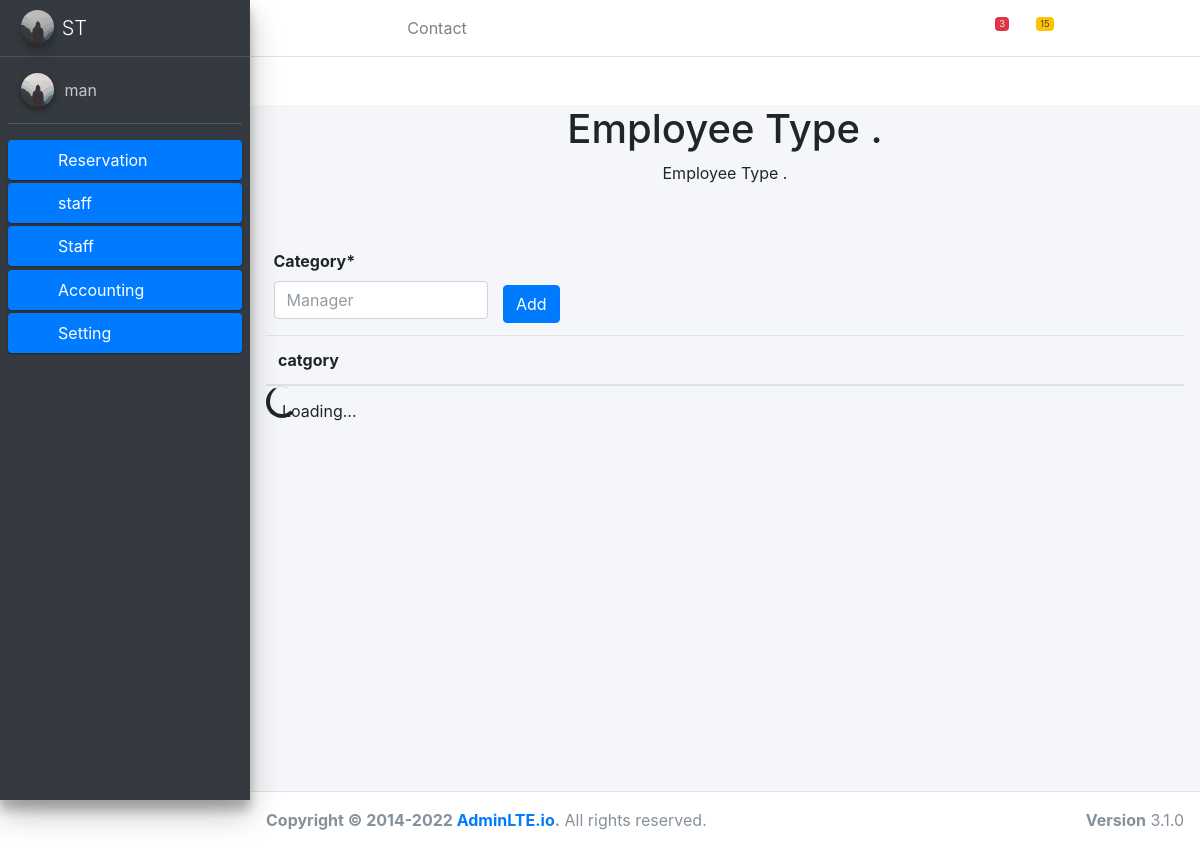
The app's page /employee/empType/ (signed in) with its own data.
### users/models.py (models this page shows, shortened)
class MyUser(AbstractBaseUser, PermissionsMixin):
    email = models.EmailField(_('email address'), unique=True)
    username = models.CharField(_('username'), max_length=250, unique=True)
    first_name = models.CharField(_('first name'), max_length=50, blank=True)
    last_name = models.CharField(_('last name'), max_length=50, blank=True)
    date_joined = models.DateTimeField(_('date joined'), auto_now_add=True)
    is_active = models.BooleanField(_('active'), default=True)
    is_staff = models.BooleanField(default=False)
    is_superuser = models.BooleanField(default=False)
    avatar = models.ImageField(upload_to='avatars/', null=True, blank=True)
    is_MANAGER= models.BooleanField(default=False)
    is_RESERVATION= models.BooleanField(default=False)
    is_ACCOUNTANT= models.BooleanField(default=False)
    is_CUSTOMER= models.BooleanField(default=False)
    objects = UserManager()
    company    = models.ForeignKey(Company, blank=True, null=True, on_delete=models.SET_NULL)
    sub_customer   = models.ForeignKey(Customer, null=True,blank=True, on_delete=models.SET_NULL, related_name='sub_customer')
    USERNAME_FIELD = 'username'
    REQUIRED_FIELDS = ['email']
    class Meta:
        verbose_name = _('user')
        verbose_name_plural = _('users')

class Profile(models.Model):
    user  = models.OneToOneField(settings.AUTH_USER_MODEL, on_delete=models.SET_NULL , null=True, blank=True)
    image = models.ImageField(default='default.jpg', upload_to='profile_pics')
    phoneNumber = models.CharField(max_length = 25, unique = True, blank= True, null= True)
    create_at = models.DateTimeField(auto_now_add=True)
    update_at = models.DateTimeField(auto_now=True)

### company/models.py (models this page shows)
class Company(models.Model):
    name = models.CharField(_('name'), max_length=500)
    logo = models.ImageField(default='default.jpg', upload_to='Company_pics', blank=True, null=True)
    address = models.CharField(max_length=500, blank=True, null=True)
    phoneNumber1 = models.CharField( max_length = 25,  blank=True, null=True)
    phoneNumber2 = models.CharField( max_length = 25,  blank=True, null=True)
    phoneNumber3 = models.CharField( max_length = 25,  blank=True, null=True)
    phoneNumber4 = models.CharField( max_length = 25,  blank=True, null=True)
    tradeRecord = models.CharField(max_length=500, blank=True, null=True)
    email       = models.EmailField( blank=True, null=True)
    webSite     =  models.URLField(max_length = 200, blank=True, null=True)
    create_at = models.DateTimeField(auto_now_add=True)
    update_at = models.DateTimeField(auto_now=True)
    class Meta:
        verbose_name = 'شركة '
        verbose_name_plural = 'الشركات'
    def __str__(self):
        return f'{self.name}'
        img = Image.open(self.logo.path)
        if img.height > 300 or img.width > 300:
            output_size = (300, 300)
            img.thumbnail(output_size)
            img.save(self.logo.path)

### employee/views.py (the view, shortened to what this page needs)
# urls.py: path('empType/', indexType,  name='employeeType'),
def indexType(request):
    if request.user.is_MANAGER:
        form = Employee_TypeForm()
        return render(request, 'employee/index_Type.html',{'form': form})

### employee/forms.py
class Employee_TypeForm(forms.ModelForm):
    class Meta:
        model = EmployeeType
        fields = ['category']
        widgets = {
            'category': forms.TextInput(attrs={'class': 'form-control'})}

### employee/templates/employee/index_Type.html
{% extends 'base.html' %}
{% block content %}
    <div class="container px-3 " height="100%">
      <div class="px-5 my-5 text-center">
        <h1>Employee Type .</h1>
        <p>Employee Type .</p>
      </div>
      <div   >
      {% include 'employee/TypeForm.html' %}
      </div>
      <table class="table">
        <thead>
          <tr>
          <th>catgory</th>
            <th></th>
          </tr>
        </thead>
        <tbody
        hx-trigger="load, employeeTypeListChanged from:body"
        hx-get="{% url 'employee_Type_list' %}"
        hx-target="this">
          <tr>
            <td class="spinner-border" role="status">
              <span class="visually-hidden">Loading...</span>
            </td>
          </tr>
        </tbody>
      </table>
    </div>
{% endblock %}

### templates/sidebar.html (shortened to what this page needs)
{% load static %}
{% load i18n %}
<aside class="main-sidebar sidebar-dark-primary elevation-4">
    <a href="" class="brand-link">
      <img
      src="{{ user.company.logo.url }}"
      alt="company Logo" class="brand-image img-circle elevation-3" style="opacity: .8">
      <span class="brand-text font-weight-light">{{ user.company }}</span>
    </a>
    <div class="sidebar">
      <div class="user-panel mt-3 pb-3 mb-3 d-flex">
        <div class="image">
          <img src="{{ user.profile.image.url }}"
          class="img-circle elevation-2" alt="User Image">
        </div>
        <div class="info">
          <a href="#" class="d-block">{{ user }}</a>
        </div>
      </div>
      <nav class="mt-2">
        <ul class="nav nav-pills nav-sidebar flex-column" data-widget="treeview" role="menu" data-accordion="false">
          <li class="nav-item menu-close ">
            <a href="#" class="nav-link active">
              <i class="nav-icon far fa-id-badge"></i>
              <p>
                Reservation
                <i class="right fas fa-angle-left "></i>
              </p>
            </a>
              <li class="nav-item menu-close">
                <a href="#" class="nav-link active">
                <i class="nav-icon fas fa-building"></i>
                <p>
                  staff
                  <i class="right fas fa-angle-left"></i>
                </p>
              </a>
    <li class="nav-item menu-close">
      <a href="#" class="nav-link active">
      <i class="nav-icon fas fa-user"></i>
      <p>
        Staff
        <i class="right fas fa-angle-left"></i>
      </p>
    </a>
    <li class="nav-item menu-close">
      <a href="#" class="nav-link active">
        <i class="nav-icon fas fa-dollar-sign"></i>
        <p>
          Accounting
          <i class="right fas fa-angle-left"></i>
        </p>
      </a>
  <li class="nav-item menu-close">
    <a href="#" class="nav-link active">
      <i class="nav-icon fas fa-cogs"></i>
      <p>
        Setting
        <i class="right fas fa-angle-left"></i>
      </p>
    </a>
  </aside>

### records on screen
MyUser: company.logo (placeholder picture), company "ST", profile.image (placeholder picture), username "man"
